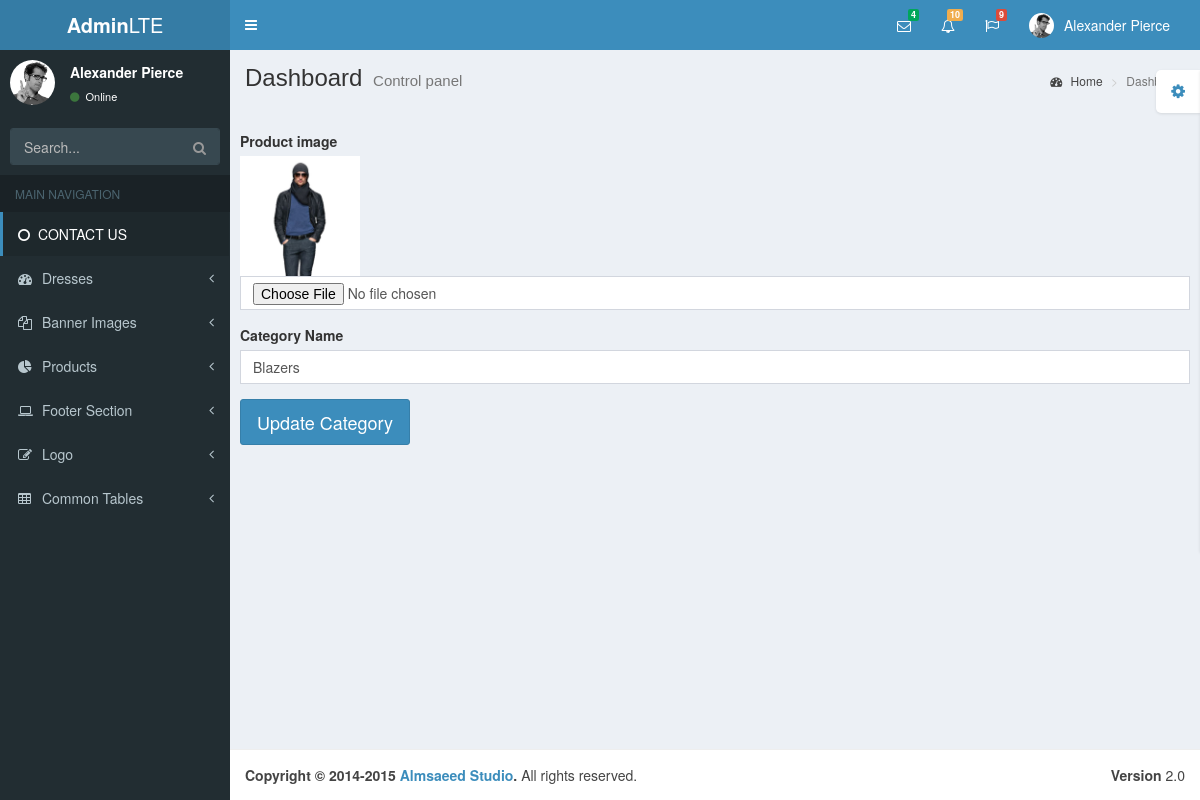
The page /admin/shop_admin/edit_category.php?id=7 on the database its author committed.
### tables this page shows
CREATE TABLE IF NOT EXISTS `dresses` (
  `dress_id` int(10) NOT NULL AUTO_INCREMENT,
  `dresscatname` text NOT NULL,
  `category_img` varchar(250) NOT NULL,
  `createdate` datetime NOT NULL DEFAULT current_timestamp(),
  `updatedate` datetime NOT NULL DEFAULT '0000-00-00 00:00:00' ON UPDATE current_timestamp(),
  PRIMARY KEY (`dress_id`)
);

### admin/shop_admin/edit_category.php (the view, shortened to what this page needs)
<?php
include("../main_pages/header2.php");
include("../main_pages/left_sidebar.php");
?>
<?php
include("../database/connection.php");
$dress_id=$_REQUEST['id'];
$sql="select * from dresses where dress_id='$dress_id'";
$row=mysqli_query($conn, $sql);
if (mysqli_num_rows($row)>0)
{
$data=mysqli_fetch_array($row);
?>
      <div class="content-wrapper">
        <section class="content-header">
          <h1>
            Dashboard
            <small>Control panel</small>
          </h1>
          <ol class="breadcrumb">
            <li><a href="#"><i class="fa fa-dashboard"></i> Home</a></li>
            <li class="active">Dashboard</li>
          </ol>
        </section>
        <section class="content">
          <div class="row">
              <form action="../database/edit_category_data.php" method="post" enctype="multipart/form-data">
                  <div class="box-body">
                        <div class="form-group">
                          <label>Product image</label>
                          <div><img class="list_post_img" src="../bannerimg/<?php echo $data['category_img']?>" width="120px" height="120"/></div>
                          <input class="form-control" id="category_img" name="category_img" type="file" placeholder="Name" required />
                        </div>
                        <div class="form-group">
                          <label>Category Name</label>
                          <input type="text" class="form-control" name="dresscatname" id="dresscatname" value="<?php echo $data['dresscatname']?>" required>
                        </div>
                       <div class="form-group">
                        <button type="submit" name="submit" class="btn btn-primary btn-lg">Update Category</button>
                      </div>
                  </div>
                </form>
                <?php } else {?>
                  <p>No record found.</p>
                <?php } ?>
          </div>
        </section>
      </div>
<?php
include("../main_pages/footer2.php");
?>

### rows shown on the page
dresses: category_img (picture), dresscatname "Blazers"
